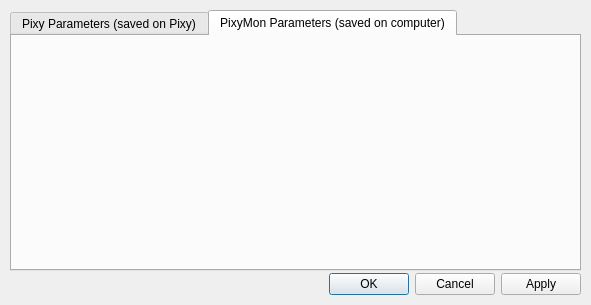
<?xml version="1.0" encoding="UTF-8"?>
<ui version="4.0">
 <class>ConfigForm</class>
 <widget class="QMainWindow" name="ConfigForm">
  <property name="geometry">
   <rect>
    <x>0</x>
    <y>0</y>
    <width>591</width>
    <height>305</height>
   </rect>
  </property>
  <property name="windowTitle">
   <string>Configure</string>
  </property>
  <widget class="QWidget" name="centralwidget">
   <widget class="QDialogButtonBox" name="ConfigButton">
    <property name="geometry">
     <rect>
      <x>10</x>
      <y>270</y>
      <width>571</width>
      <height>28</height>
     </rect>
    </property>
    <property name="orientation">
     <enum>Qt::Horizontal</enum>
    </property>
    <property name="standardButtons">
     <set>QDialogButtonBox::Apply|QDialogButtonBox::Cancel|QDialogButtonBox::Ok</set>
    </property>
   </widget>
   <widget class="QWidget" name="layoutWidget">
    <property name="geometry">
     <rect>
      <x>10</x>
      <y>10</y>
      <width>571</width>
      <height>261</height>
     </rect>
    </property>
    <layout class="QGridLayout" name="gridLayout">
     <item row="0" column="0">
      <widget class="QTabWidget" name="tabWidget">
       <property name="currentIndex">
        <number>1</number>
       </property>
       <widget class="QWidget" name="pixyTab">
        <attribute name="title">
         <string>Pixy Parameters (saved on Pixy)</string>
        </attribute>
        <layout class="QGridLayout" name="gridLayout_5">
         <item row="0" column="0">
          <layout class="QGridLayout" name="pixyLayout"/>
         </item>
        </layout>
       </widget>
       <widget class="QWidget" name="pixymonTab">
        <attribute name="title">
         <string>PixyMon Parameters (saved on computer)</string>
        </attribute>
        <layout class="QGridLayout" name="gridLayout_4">
         <item row="0" column="0">
          <layout class="QGridLayout" name="pixymonLayout"/>
         </item>
        </layout>
       </widget>
      </widget>
     </item>
    </layout>
   </widget>
  </widget>
 </widget>
 <resources/>
 <connections/>
</ui>
